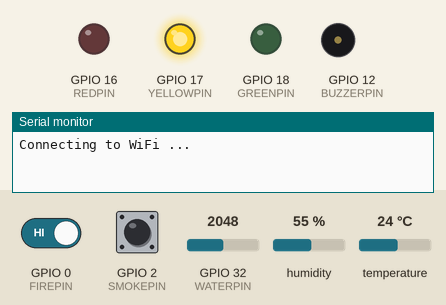
Recording of a program running on a simulated ESP32. Parts: output pins drawn as LEDs (lit = HIGH), buzzer (waves = sounding, pin HIGH), the last lines printed to the serial monitor. Inputs (shaded band) come from the test bench; at power-on: GPIO 32 (WATERPIN) = 2048, GPIO 0 (FIREPIN) HIGH, GPIO 2 (SMOKEPIN) LOW, humidity 55 %, temperature 24 °C. WiFi joins after 1.5 s; servers stay silent unless stated; no MQTT or app messages arrive unless stated.

Above: at 0.1 s.
At 1.6 s:
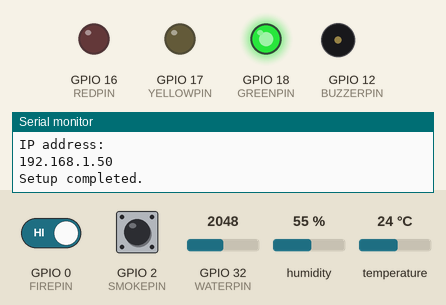
At 3.7 s:
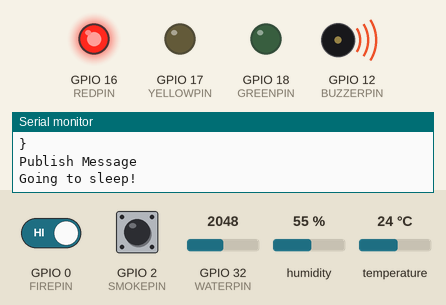
3.8 s: GPIO 32 (WATERPIN) set to 10
7.1 s: GPIO 0 (FIREPIN) driven LOW
10.2 s: GPIO 2 (SMOKEPIN) pulled HIGH for 0.6 s
Timing chart, 0 to 13.2 s (numbered marks = the images above; inputs shaded):
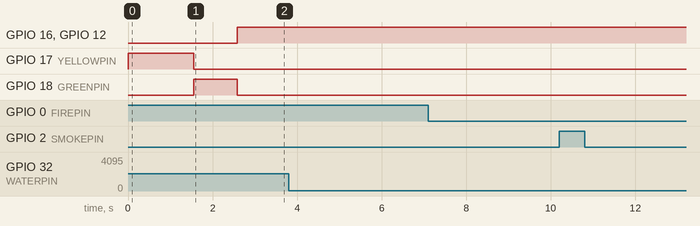

The program:

main.cpp
```cpp
#include <Arduino.h>
#include <Wire.h>
#include <WiFi.h>
#include <WiFiMulti.h>
#include <ArduinoJson.h>
#include <DHT.h>
#include <config/secrets.h>
#include <config/wlan.h>
#include <sensors/digitalSensor.hpp>
#include <sensors/fireSensor.hpp>
#include <sensors/smokeSensor.hpp>
#include <sensors/waterSensor.hpp>
#include <actuators/Buzzer.hpp>
#include <actuators/TrafficLight.hpp>
#include <PubSubClient.h>

#define REDPIN 16
#define YELLOWPIN 17
#define GREENPIN 18
#define DHTPIN 23
#define FIREPIN 0
#define SMOKEPIN 2
#define WATERPIN 32
#define BUZZERPIN 12

#define OFF "offline"
#define ON "online"

#define SENSORNAME "homeprotect"

#define DHTTYPE DHT11

#define WATERLIMIT 50

#define MSG_BUFFER_SIZE (256) // Define the message buffer max size

// Initialize Sensors
FireSensor fireSensor(FIREPIN);
SmokeSensor smokeSensor(SMOKEPIN);
WaterSensor waterSensor(WATERPIN);
DHT dht(DHTPIN, DHTTYPE);

// Initalize Actuators
Buzzer buzzer(BUZZERPIN);
TrafficLight trafficLight(REDPIN, YELLOWPIN, GREENPIN);

/* MQTT-Data */
const char *mqttdevice = SENSORNAME;
const char *outTopic = SENSORNAME;

/* MQTT-Last will */
const char *willTopic = "homeprotect/status";
const int willQoS = 2;
const boolean willRetain = true;
const char *willMessage = OFF;

const char *statusMessage = ON;

/* WiFi-Data */
const char *ssid = WIFI_SSID;
const char *password = WIFI_PW;

WiFiMulti wifiMulti;
WiFiClient wifiClient;
PubSubClient client(wifiClient);

/* JSON-Document-Size for outgoing JSON (object size may be increased for larger JSON files) */
const int capacity = JSON_OBJECT_SIZE(10);
DynamicJsonDocument doc(capacity);
char msg[MSG_BUFFER_SIZE]; // Define the message buffer

/**
 * This function is called from setup() and establishes a WLAN connection
 */

void initWifi()
{

  if (!USE_DHCP)
  {
    IPAddress local_IP;
    IPAddress gateway;
    IPAddress subnet;
    IPAddress primaryDNS;
    IPAddress secondaryDNS;

    local_IP.fromString(LOCAL_IP);
    gateway.fromString(GATEWAY_IP);
    subnet.fromString(SUBNET_ADDR);
    primaryDNS.fromString(PRIMARY_DNS);
    secondaryDNS.fromString(SECONDARY_DNS);

    if (!WiFi.config(local_IP, gateway, subnet, primaryDNS, secondaryDNS))
    {
      Serial.println("STA Failed to configure");
    }
  }

  Serial.println("Connecting to WiFi ...");
  wifiMulti.addAP(ssid, password);

  while (wifiMulti.run() != WL_CONNECTED)
  {
    Serial.print(".");
    delay(500);
  }

  Serial.println("");
  Serial.println("WiFi connected");
  Serial.println("IP address: ");
  Serial.println(WiFi.localIP());
}

void initMqtt()
{
  client.setServer(MQTT_SERVER, MQTT_PORT);

  // connect and last will
  client.connect(mqttdevice, MQTT_USER, MQTT_PW, willTopic, willQoS, willRetain, willMessage);
  while (!client.connected())
  {
    Serial.print(".");
    delay(500);
  }

  // Publish Status
  client.publish(willTopic, statusMessage, true);
}

/**
 * This function is called when the ESP is powered on.
 */
void setup()
{
  // Set serial port speed to 115200 Baud
  Serial.begin(115200);

  // Init TrafficLight
  trafficLight.setYellow();

  // Connect to WLAN
  initWifi();

  // Init MQTT
  initMqtt();

  // Start DHT stuff
  pinMode(DHTPIN, INPUT);
  dht.begin();

  // set TraffigLight to Green
  trafficLight.setGreen();

  // Print to console
  Serial.println("Setup completed.");
  delay(1000);
}

void setJSONData(const char *sensorName, float humidity, float temp, bool isFire, bool isSmoke, bool isWater, uint16_t water)
{
  doc.clear();
  doc["sensor"] = sensorName;
  doc["humidity"] = humidity;
  doc["temperature"] = temp;
  doc["isFire"] = isFire;
  doc["isSmoke"] = isSmoke;
  doc["water"] = water;
  doc["isWater"] = isWater;
}

/**
 * This function is the main function and loops forever.
 */
void loop()
{
  Serial.println("-----------------------------------------------");
  Serial.println("Loop started");

  Serial.println("Read Sensors");
  float temperature = dht.readTemperature();
  float humidity = dht.readHumidity();
  bool isFire = fireSensor.isFire();
  bool isSmokey = smokeSensor.isSmokey();
  uint16_t water = waterSensor.detectWater();
  int limt = WATERLIMIT;
  bool isWater = waterSensor.isWater(limt);

  bool isAlarm = isFire || isWater || isSmokey;

  if (isAlarm)
  {
    trafficLight.setRed();
    buzzer.startBeep();
  }
  else
  {
    trafficLight.setGreen();
    buzzer.stopBeep();
  }

  Serial.println("Build JSON");
  setJSONData(SENSORNAME, humidity, temperature, isFire, isSmokey, isWater, water);

  // serialize JSON document to a string representation
  serializeJsonPretty(doc, msg);
  Serial.println(msg);

  Serial.println("Publish Message");
  // publish to MQTT broker
  client.publish(outTopic, msg);
  Serial.println("Going to sleep!");

  delay(1000);
}
```

Buzzer.cpp
```cpp
#include <actuators/Buzzer.hpp>
#include <Arduino.h>

Buzzer::Buzzer(int buzzerPin)
{
    this->buzzerPin = buzzerPin;
    pinMode(this->buzzerPin, OUTPUT);
}

Buzzer::~Buzzer()
{
}

void Buzzer::startBeep()
{
    digitalWrite(this->buzzerPin, HIGH);
}
void Buzzer::stopBeep()
{
    digitalWrite(this->buzzerPin, LOW);
}
```

Buzzer.hpp
```cpp
#ifndef BUZZER_HPP
#define BUZZER_HPP

class Buzzer
{
private:
    int buzzerPin;

public:
    Buzzer(int buzzerPin);
    ~Buzzer();
    void startBeep();
    void stopBeep();
};

#endif
```

TrafficLight.cpp
```cpp
#include <actuators/TrafficLight.hpp>
#include <Arduino.h>

TrafficLight::TrafficLight(int redPin, int yellowPin, int greenPin)
{
    this->redPin = redPin;
    this->yellowPin = yellowPin;
    this->greenPin = greenPin;
    pinMode(this->redPin, OUTPUT);
    pinMode(this->yellowPin, OUTPUT);
    pinMode(this->greenPin, OUTPUT);
}

TrafficLight::~TrafficLight()
{
}

void TrafficLight::setGreen()
{
    digitalWrite(this->greenPin, HIGH);
    digitalWrite(this->yellowPin, LOW);
    digitalWrite(this->redPin, LOW);
}
void TrafficLight::setYellow()
{
    digitalWrite(this->greenPin, LOW);
    digitalWrite(this->yellowPin, HIGH);
    digitalWrite(this->redPin, LOW);
}
void TrafficLight::setRed()
{
    digitalWrite(this->greenPin, LOW);
    digitalWrite(this->yellowPin, LOW);
    digitalWrite(this->redPin, HIGH);
}
void TrafficLight::shuttOff()
{
    digitalWrite(this->greenPin, LOW);
    digitalWrite(this->yellowPin, LOW);
    digitalWrite(this->redPin, LOW);
}
```

TrafficLight.hpp
```cpp
#ifndef TRAFFICLIGHT_HPP
#define TRAFFICLIGHT_HPP

class TrafficLight
{
private:
    int redPin;
    int yellowPin;
    int greenPin;

public:
    TrafficLight(int redPin, int yellowPin, int greenPin);
    ~TrafficLight();
    void setGreen();
    void setYellow();
    void setRed();
    void shuttOff();
};

#endif
```

analogSensor.cpp
```cpp
#include <sensors/analogSensor.hpp>
#include <Arduino.h>

AnalogSensor::AnalogSensor(uint8_t pin)
{
    this->pin = pin;
    pinMode(pin, INPUT);
}

AnalogSensor::~AnalogSensor()
{
}

uint16_t AnalogSensor::getValue()
{
    return analogRead(this->pin);
}

boolean AnalogSensor::isDetected(uint16_t limit)
{
    uint16_t value = analogRead(this->pin);
    return value >= limit ? true : false;
}
```

analogSensor.hpp
```cpp
#include <Arduino.h>

#ifndef ANALOGSENSOR_HPP
#define ANALOGSENSOR_HPP

class AnalogSensor
{
private:
    int pin;

public:
    AnalogSensor(uint8_t pin);
    ~AnalogSensor();
    uint16_t getValue();
    boolean isDetected(uint16_t limit);
};

#endif
```

digitalSensor.cpp
```cpp
#include <sensors/digitalSensor.hpp>
#include <Arduino.h>

DigitalSensor::DigitalSensor(int pin)
{
    this->pin = pin;
    pinMode(pin, INPUT);
}

DigitalSensor::~DigitalSensor()
{
}

bool DigitalSensor::isDetected()
{
    int sensorVal = digitalRead(this->pin);
    bool isDetectedVal = sensorVal == HIGH ? true : false;
    return !isDetectedVal;
}
```

digitalSensor.hpp
```cpp
#ifndef DIGITALSENSOR_HPP
#define DIGITALSENSOR_HPP

class DigitalSensor
{
private:
    int pin;

public:
    DigitalSensor(int pin);
    ~DigitalSensor();
    bool isDetected();
};

#endif
```

fireSensor.cpp
```cpp
#include "sensors/fireSensor.hpp"
#include <Arduino.h>

bool FireSensor::isFire()
{
    return DigitalSensor::isDetected();
}
```

fireSensor.hpp
```cpp
#include <sensors/digitalSensor.hpp>

#ifndef FIRESENSOR_HPP
#define FIRESENSOR_HPP

class FireSensor : DigitalSensor
{
private:
public:
    using DigitalSensor::DigitalSensor;
    bool isFire();
};

#endif
```

smokeSensor.cpp
```cpp
#include <sensors/smokeSensor.hpp>
#include <Arduino.h>

bool SmokeSensor::isSmokey()
{
    return DigitalSensor::isDetected();
}
```

smokeSensor.hpp
```cpp
#include <sensors/digitalSensor.hpp>

#ifndef SMOKESENSOR_HPP
#define SMOKESENSOR_HPP

class SmokeSensor : DigitalSensor
{
private:
public:
    using DigitalSensor::DigitalSensor;
    bool isSmokey();
};

#endif
```

waterSensor.cpp
```cpp
#include <sensors/waterSensor.hpp>
#include <sensors/analogSensor.hpp>
#include <Arduino.h>

bool WaterSensor::isWater(uint16_t limit)
{
    return AnalogSensor::isDetected(limit);
}

uint16_t WaterSensor::detectWater()
{
    return AnalogSensor::getValue();
}
```

waterSensor.hpp
```cpp
#include <sensors/analogSensor.hpp>

#ifndef WATERSENSOR_HPP
#define WATERSENSOR_HPP

class WaterSensor : AnalogSensor
{
private:
public:
    using AnalogSensor::AnalogSensor;
    bool isWater(uint16_t limit);
    uint16_t detectWater();
};

#endif
```

toJson.cpp
```cpp
#include <tojson/toJson.hpp>
#include <ArduinoJson.h>

template <typename _any>
void toFullJSON(_any buf, const char *sensorName, float humidity, float temp, bool isFire, bool isSmoke, bool isWater, uint16_t water)
{
    const int capacity = JSON_OBJECT_SIZE(10);
    DynamicJsonDocument doc(capacity);
    doc.clear();
    doc["sensor"] = "DHT11";
    doc["humidity"] = humidity;
    doc["temperature"] = temp;
    doc["isFire"] = isFire;
    doc["isSmoke"] = isSmoke;
    doc["water"] = water;
    doc["isWater"] = isWater;
    serializeJson(doc, buf);
}
```

toJson.hpp
```cpp
#include <ArduinoJson.h>

#ifndef TOJSON_HPP
#define TOJSON_HPP

template <typename _any>
void toFullJSON(_any buf, const char *sensorName, float humidity, float temp, bool isFire, bool isSmoke, bool isWater, uint16_t water);

#endif
```

secrets.h
```cpp
#ifndef CREDENTIALS_H
#define CREDENTIALS_H

#define WIFI_SSID ""
#define WIFI_PW ""

#define MQTT_SERVER ""
#define MQTT_PW ""
#define MQTT_USER ""
#define MQTT_PORT 1883

#endif
```

wlan.h
```cpp
#ifndef WLAN_H
#define WLAN_H

#define USE_DHCP false

#define LOCAL_IP "192.168.178.95"
#define GATEWAY_IP "192.168.178.1"
#define SUBNET_ADDR "255.255.255.0"
#define PRIMARY_DNS "8.8.8.8"
#define SECONDARY_DNS "8.8.4.4"

#endif
```
